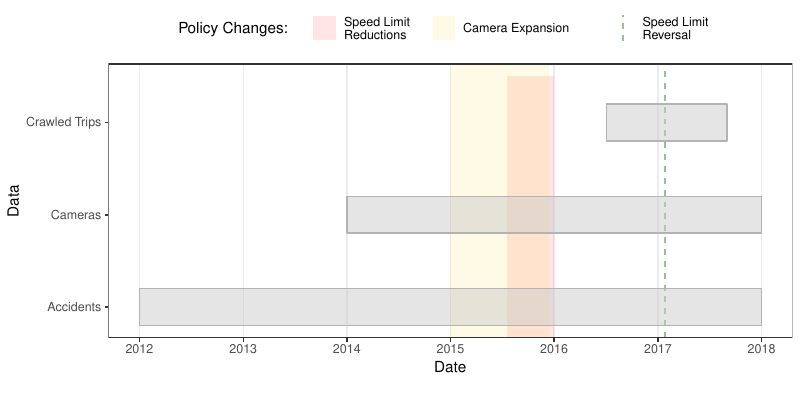

R code for this plot:
# clear memory
rm(list=ls())
gc()

# inputs ----------------------------------------------------------------------
library(ggplot2)
library(scales)
library(Cairo)

# output (data with damages)
OP.p <- "appendix/figures/A10_timeline/timeline.pdf"

# main ----------------------------------------------------------------------------------------
# read data
MD <- as.data.frame(matrix(ncol=0, nrow = 3))
MD$x0 <- as.Date(c("2012-01-01", "2014-01-01",  "2016-07-04"))
MD$xf <- as.Date(c("2017-12-31", "2017-12-31",  "2017-09-01"))
MD$y0 <- c(0.3, 1.3,  2.3)
MD$yf <- c(0.7, 1.7,  2.7)
MD$g <- c("acc", "cam", "cra")

PD <- as.data.frame(matrix(ncol=0, nrow = 2))
PD$x0 <- as.Date(c("2015-07-20", "2015-01-01"))
PD$xf <- as.Date(c("2015-12-30", "2015-12-15"))
PD$y0 <- c(-Inf, -Inf)
PD$yf <- c(3, Inf)
PD$g <- c("reduction", "cameras")

ggplot() +
 geom_vline(aes(xintercept = as.Date("2017-01-25"), colour = "rt"), linetype = 2, alpha = 0.5) +
 geom_rect(aes(xmin = x0, xmax = xf, ymin = y0, ymax = yf, fill = g), data = PD, alpha = 0.1) +
 geom_rect(aes(xmin = x0, xmax = xf, ymin = y0, ymax = yf), fill = "gray80", colour = "gray70", data = MD, alpha = 0.5) +
 theme_bw() +
 theme(panel.grid.minor = element_blank(),
       panel.grid.major.y = element_blank(),
       legend.position = "top") +
 scale_y_continuous(breaks=c(0.5,1.5,2.5),
                    labels=c("Accidents", "Cameras", "Crawled Trips")) +
 scale_x_date(date_breaks = "1 year", labels = date_format("%Y")) +
 scale_fill_manual(values = c("reduction" = "red", "cameras" = "gold"),
                   limits = c("reduction", "cameras"),
                   labels = c("reduction" = "Speed Limit    \nReductions",
                              "cameras" = "Camera Expansion "),
                   name = "Policy Changes:    ") + 
 labs(x = "Date\n", y = "Data") +
 scale_colour_manual(values = c("rt" = "forestgreen"),
                     labels = c("rt" = "Speed Limit    \nReversal"),
                     name = "") +
 guides(fill = guide_legend(order = 1), colour = guide_legend(order = 2))
ggsave(filename = OP.p, w = 8, h = 4)
 
 

